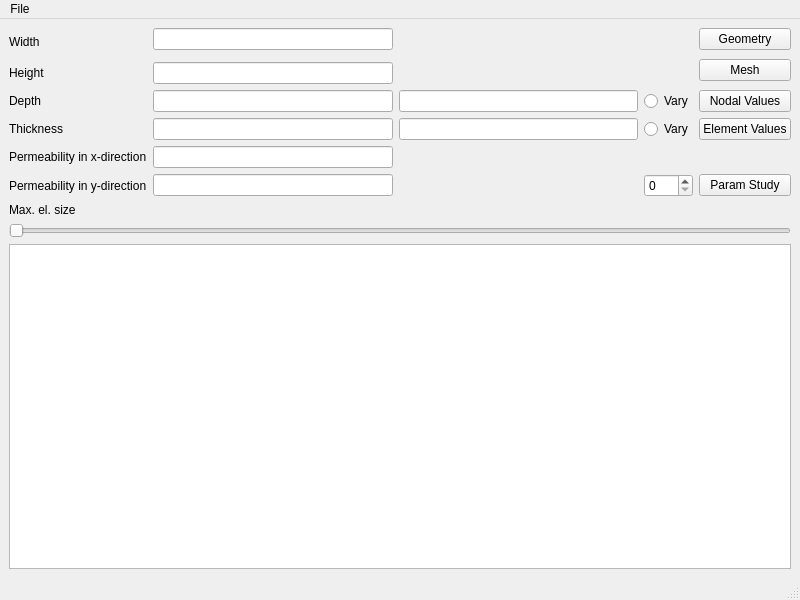
<?xml version='1.0' encoding='utf-8'?>
<ui version="4.0">
 <class>MainWindow</class>
 <widget class="QMainWindow" name="MainWindow">
  <property name="geometry">
   <rect>
    <x>0</x>
    <y>0</y>
    <width>800</width>
    <height>600</height>
   </rect>
  </property>
  <property name="windowTitle">
   <string>MainWindow</string>
  </property>
  <widget class="QWidget" name="centralwidget">
   <layout class="QVBoxLayout" name="verticalLayout_2">
    <item>
     <layout class="QGridLayout" name="gridLayout">
      <item row="5" column="1">
       <widget class="QLineEdit" name="kx_edit" />
      </item>
      <item row="3" column="2">
       <widget class="QLineEdit" name="d_end_edit" />
      </item>
      <item row="0" column="2">
       <spacer name="horizontalSpacer_4">
        <property name="orientation">
         <enum>Horizontal</enum>
        </property>
        <property name="sizeHint" stdset="0">
         <size>
          <width>40</width>
          <height>20</height>
         </size>
        </property>
       </spacer>
      </item>
      <item row="0" column="0" rowspan="2">
       <widget class="QLabel" name="w_text">
        <property name="text">
         <string>Width</string>
        </property>
       </widget>
      </item>
      <item row="5" column="0">
       <widget class="QLabel" name="kx_text">
        <property name="text">
         <string>Permeability in x-direction</string>
        </property>
       </widget>
      </item>
      <item row="6" column="1">
       <widget class="QLineEdit" name="ky_edit" />
      </item>
      <item row="4" column="0">
       <widget class="QLabel" name="t_text">
        <property name="text">
         <string>Thickness</string>
        </property>
       </widget>
      </item>
      <item row="2" column="0">
       <widget class="QLabel" name="h_text">
        <property name="text">
         <string>Height</string>
        </property>
       </widget>
      </item>
      <item row="1" column="4" rowspan="2">
       <widget class="QPushButton" name="show_mesh_button">
        <property name="text">
         <string>Mesh</string>
        </property>
       </widget>
      </item>
      <item row="4" column="1">
       <widget class="QLineEdit" name="t_edit" />
      </item>
      <item row="3" column="1">
       <widget class="QLineEdit" name="d_edit" />
      </item>
      <item row="2" column="1">
       <widget class="QLineEdit" name="h_edit" />
      </item>
      <item row="0" column="1">
       <widget class="QLineEdit" name="w_edit" />
      </item>
      <item row="4" column="4">
       <widget class="QPushButton" name="show_element_values_button">
        <property name="text">
         <string>Element Values</string>
        </property>
       </widget>
      </item>
      <item row="3" column="4">
       <widget class="QPushButton" name="show_nodal_values_button">
        <property name="text">
         <string>Nodal Values</string>
        </property>
       </widget>
      </item>
      <item row="0" column="4">
       <widget class="QPushButton" name="show_geometry_button">
        <property name="text">
         <string>Geometry</string>
        </property>
       </widget>
      </item>
      <item row="4" column="2">
       <widget class="QLineEdit" name="t_end_edit" />
      </item>
      <item row="6" column="0">
       <widget class="QLabel" name="ky_text">
        <property name="text">
         <string>Permeability in y-direction</string>
        </property>
       </widget>
      </item>
      <item row="3" column="0">
       <widget class="QLabel" name="d_text">
        <property name="text">
         <string>Depth</string>
        </property>
       </widget>
      </item>
      <item row="3" column="3">
       <widget class="QRadioButton" name="paramvarydradio">
        <property name="text">
         <string>Vary</string>
        </property>
       </widget>
      </item>
      <item row="4" column="3">
       <widget class="QRadioButton" name="paramvarytradio">
        <property name="text">
         <string>Vary</string>
        </property>
       </widget>
      </item>
      <item row="6" column="3">
       <widget class="QSpinBox" name="param_step" />
      </item>
      <item row="6" column="4">
       <widget class="QPushButton" name="param_button">
        <property name="text">
         <string>Param Study</string>
        </property>
       </widget>
      </item>
     </layout>
    </item>
    <item>
     <widget class="QLabel" name="element_size_label">
      <property name="text">
       <string>Max. el. size</string>
      </property>
     </widget>
    </item>
    <item>
     <widget class="QSlider" name="element_size_slider">
      <property name="orientation">
       <enum>Horizontal</enum>
      </property>
     </widget>
    </item>
    <item>
     <widget class="QPlainTextEdit" name="report_edit" />
    </item>
   </layout>
  </widget>
  <widget class="QMenuBar" name="menubar">
   <property name="geometry">
    <rect>
     <x>0</x>
     <y>0</y>
     <width>800</width>
     <height>24</height>
    </rect>
   </property>
   <widget class="QMenu" name="menuFile">
    <property name="title">
     <string>File</string>
    </property>
    <addaction name="actionnew_action" />
    <addaction name="actionopen_action" />
    <addaction name="actionsave_action" />
    <addaction name="actionsave_as_action" />
    <addaction name="actionexit_action" />
    <addaction name="actionexecute_action" />
   </widget>
   <addaction name="menuFile" />
  </widget>
  <widget class="QStatusBar" name="statusbar" />
  <action name="actionnew_action">
   <property name="text">
    <string>new</string>
   </property>
  </action>
  <action name="actionopen_action">
   <property name="text">
    <string>open</string>
   </property>
  </action>
  <action name="actionsave_action">
   <property name="text">
    <string>save</string>
   </property>
  </action>
  <action name="actionsave_as_action">
   <property name="text">
    <string>save_as</string>
   </property>
  </action>
  <action name="actionexit_action">
   <property name="text">
    <string>exit</string>
   </property>
  </action>
  <action name="actionexecute_action">
   <property name="text">
    <string>execute</string>
   </property>
  </action>
 </widget>
 <resources />
 <connections />
</ui>
